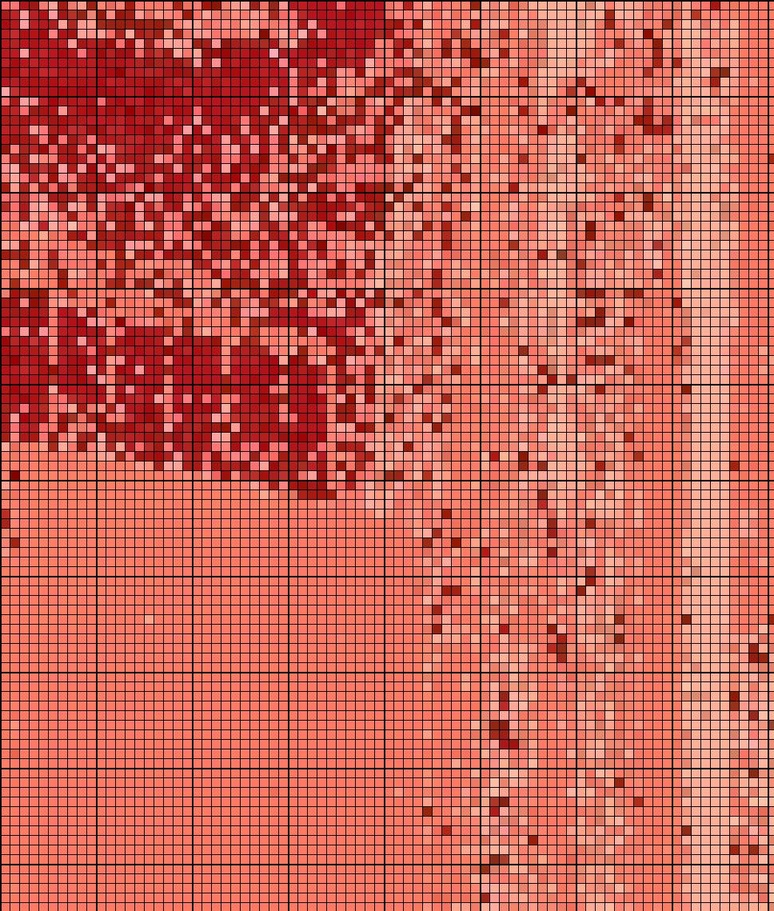
#> input picture images/stitch_pattern.jpg, 774 x 911 px, shrunk from 968 x 1139 before the run
$ python -i stitch_pattern_maker.py   (imports and definitions only)
#> lines starting #> are read from the running program, lines starting #| are printed output that depends on the picture
from PIL import Image, ImageDraw

# line color = (0, 0, 255)

def draw_graph_paper_on_image(image, grid_size, line_color=(0, 0, 0), line_thickness=2):
    # Open the image using PIL
    width, height = image.size

    # Create a blank image with the same size as the input image
    graph_paper = Image.new("RGBA", (width, height), (0, 0, 0, 0))
    draw = ImageDraw.Draw(graph_paper)

    # Draw vertical lines
    for x in range(0, width, grid_size):
        draw.line([(x, 0), (x, height)], fill=line_color, width=line_thickness)
        sub_part_size = grid_size // 10
        for i in range(1, 10):
            draw.line([(x + i * sub_part_size, 0), (x + i * sub_part_size, height)], fill=line_color, width=1)

    # Draw horizontal lines
    for y in range(0, height, grid_size):
        draw.line([(0, y), (width, y)], fill=line_color, width=line_thickness)
        sub_part_size = grid_size // 10
        for i in range(1, 10):
            draw.line([(0, y + i * sub_part_size), (width, y + i * sub_part_size)], fill=line_color, width=1)
    # Overlay the graph paper on the original image
    result = Image.alpha_composite(image, graph_paper)

    return result

def stitch_pattern(quantized_image, stitch_size=10, stitch_width=10):

    for y in range(0, quantized_image.height, stitch_size):
        for x in range(0, quantized_image.width, stitch_size):
            cross_color = quantized_image.getpixel((x, y))

            # Create a new image with a white background for the 10x10 set of pixels
            set_image = Image.new("RGB", (stitch_size, stitch_size), (255, 255, 255))

            # Create a draw object for the set image
            draw = ImageDraw.Draw(set_image)

            # Draw a cross on the set image
            draw.line([(0, 0), (stitch_size-1, stitch_size-1)], fill=cross_color, width=stitch_width)
            draw.line([(0, stitch_size-1), (stitch_size-1, 0)], fill=cross_color, width=stitch_width)

            # Paste the set image onto the graph paper at the specified position
            quantized_image.paste(set_image, (x, y))

        # Convert the image to RGBA mode
    quantized_image = quantized_image.convert("RGBA")
    # Create the graph paper with the specified grid size
    graph_paper = draw_graph_paper_on_image(quantized_image, grid_size=stitch_size*10)
    graph_paper = graph_paper.convert('RGB')

    return graph_paper

def save_png_as_pdf(png_path, pdf_path):
    # Open the PNG image
    image = Image.open(png_path)

    # Create a new blank PDF image with the same size
    pdf_image = Image.new('RGB', image.size, 'white')

    # Paste the PNG image onto the PDF image
    pdf_image.paste(image, (0, 0))

    # Save the PDF image
    pdf_image.save(pdf_path, 'PDF', resolution=100.0)

from matplotlib.backends.backend_pdf import PdfPages

def save_png_as_pdf_matplotlib(png_path, pdf_path):
    # Open the PNG image
    image = plt.imread(png_path)

    # Create a new PDF file
    with PdfPages(pdf_path) as pdf:
        # Create a new figure and plot the image
        fig = plt.figure()
        plt.imshow(image)
        plt.axis('off')

        # Save the figure to the PDF file
        pdf.savefig(fig)

        # Close the figure
        plt.close(fig)

>>> from PIL import Image
>>> picture = Image.open('../images/stitch_pattern.jpg')
#> picture is the input picture: PIL image 774x911 RGB; mean R, G, B 193.9, 97.3, 86.2
>>> result = stitch_pattern(picture)
#> after the loop in stitch_pattern, `for y in range(0, quantized_image.height, stitch_size):`:
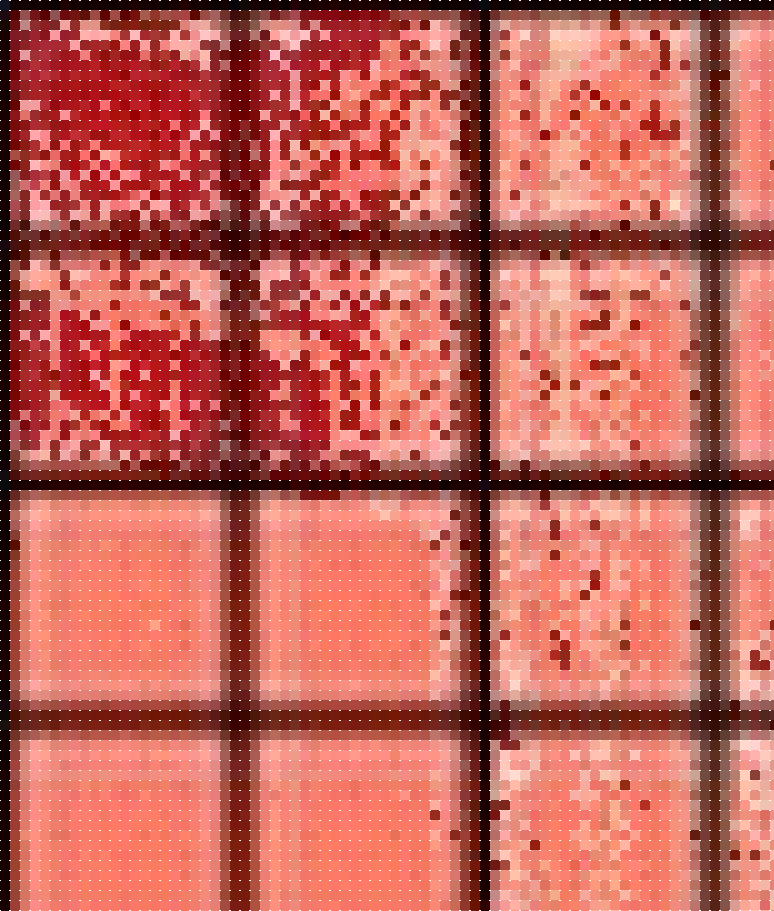
#> quantized_image: PIL image 774x911 RGB; mean R, G, B 193.7, 99, 88.6
#> in draw_graph_paper_on_image, `graph_paper = Image.new("RGBA", (width, height), (0, 0, 0, 0))`: graph_paper: PIL image 774x911 RGBA; every value is 0
#> in draw_graph_paper_on_image, `result = Image.alpha_composite(image, graph_paper)`:
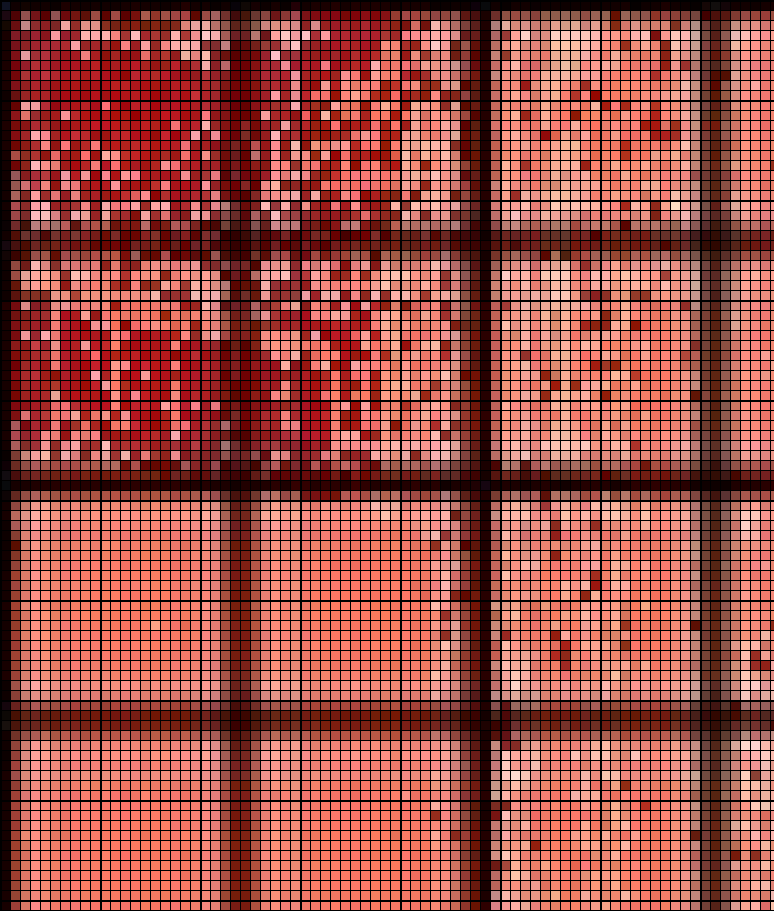
#> result: PIL image 774x911 RGBA; mean R, G, B, A 152.1, 75.7, 67.3, 255
